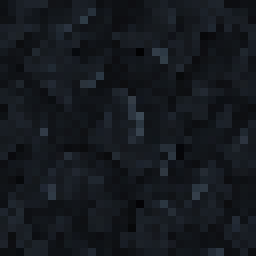
#> input picture art/sources/erez-studio-handoff/20_rift_engineer_armor/source/palette_E11_back_patch.png, 32 x 32 px, given in place of lurker_original_LS02_quarter.png, which was not available (shown 8 times larger)
$ python package_review.py
#> lines starting #> are read from the running program, lines starting #| are printed output that depends on the picture; pictures that were not available may be replaced by others from this repository, and a replacement may not be noted
from pathlib import Path
from PIL import Image,ImageDraw,ImageFont
import json,hashlib,shutil,argparse
parser=argparse.ArgumentParser();parser.add_argument('--revision',default='LS02');parser.add_argument('--baseline',default='original')
args=parser.parse_args();ROOT=Path(__file__).resolve().parents[1];REV=args.revision
reference=Path('D:/repos/erez/.codex-remote-attachments/01a18166-1151-7823-b315-5c455d286cdd/2459eb1d-d7a6-4e4d-bfce-f2a8082b6892')
(ROOT/'references').mkdir(exist_ok=True)
photos=[]
for p in sorted(reference.glob('*.jpg')):
    target=ROOT/'references'/p.name;shutil.copyfile(p,target)
    photos.append({'file':str(target.relative_to(ROOT)),'sha256':hashlib.sha256(p.read_bytes()).hexdigest(),
                   'source':'User-supplied photograph, visual anatomy reference only; not a texture or distributable game asset'})
(ROOT/'references/sources.json').write_text(json.dumps(photos,indent=2)+'\n',encoding='utf8')
font=ImageFont.truetype('C:/Windows/Fonts/arial.ttf',30)
small=ImageFont.truetype('C:/Windows/Fonts/arial.ttf',22)
baseline_label='Исходный большой паук' if args.baseline=='original' else args.baseline+' — предыдущая версия'
tiles=[(baseline_label,f'lurker_original_{REV}_quarter.png'),
       (REV+' — длинные ноги сохранены',f'lurker_{REV}_quarter.png'),
       (REV+' — спереди',f'lurker_{REV}_front.png'),
       (REV+' — сверху',f'lurker_{REV}_top.png')]
sheet=Image.new('RGB',(1600,1420),(26,30,36));draw=ImageDraw.Draw(sheet)
#> after `sheet = Image.new('RGB', (1600, 1420), (26, 30, 36))`:
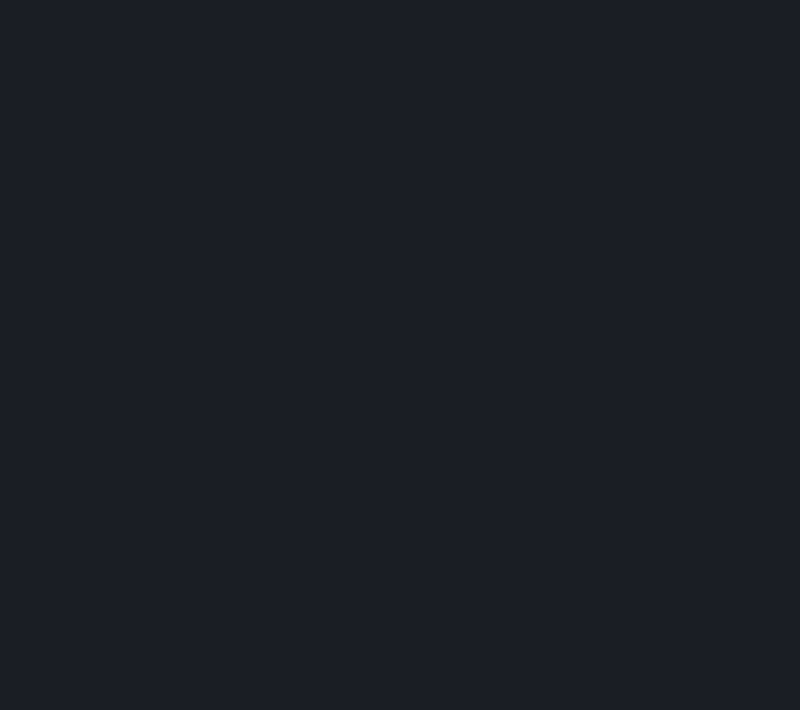
#> sheet: PIL image 1600x1420 RGB (shown at 1/2 size); mean R, G, B 26, 30, 36
draw.text((30,20),'EREZCRAFT / большой паук / '+REV,font=font,fill=(231,235,239))
subtitle='Лапы толще на 18%, кончики на 12%. Длина ног, тело, текстура и анимации сохранены.' if REV=='LS03' else 'Blender-прототип: пропорции по фото, прежние длины ног и пиксельная текстура 128×128'
if REV=='LS04':subtitle='Окраска по фото: тёмное тело, медно-рыжие колени. Геометрия LS03 и положение глаз сохранены.'
draw.text((30,62),subtitle,font=small,fill=(174,189,198))
for i,(label,filename) in enumerate(tiles):
    x=(i%2)*800;y=110+(i//2)*650
    draw.text((x+24,y),label,font=font,fill=(223,228,233))
    image=Image.open(ROOT/'preview'/filename).convert('RGB');image=image.resize((800,600),Image.Resampling.LANCZOS)
#> after `image = image.resize((800, 600), Image.Resampling.LANCZOS)`:
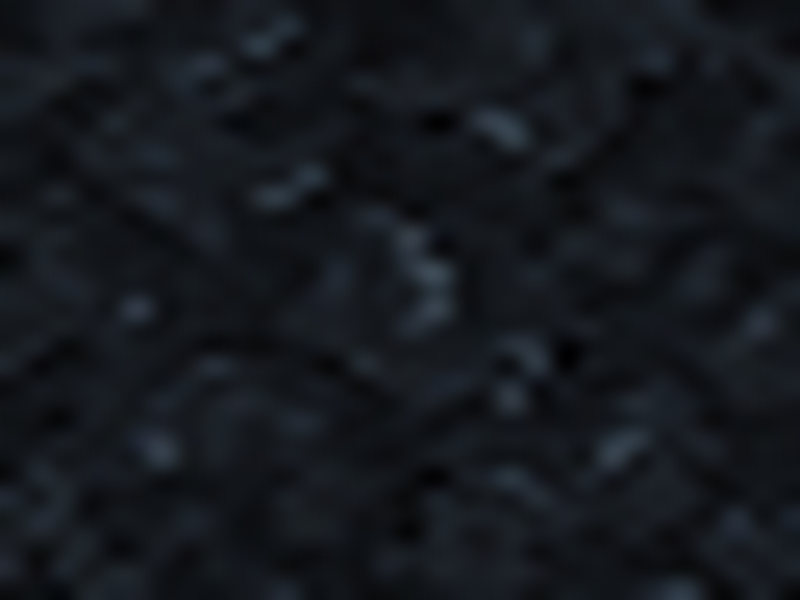
#> image: PIL image 800x600 RGB; mean R, G, B 21.1, 25, 30.2
    sheet.paste(image,(x,y+43))
#> pass 2 of the loop `for i,(label,filename) in enumerate(tiles):`:
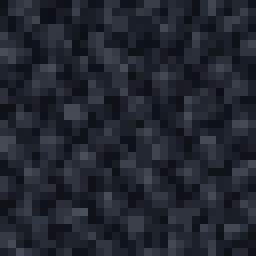
#> input picture art/sources/erez-studio-handoff/20_rift_engineer_armor/source/palette_E11_coat.png, 32 x 32 px, given in place of lurker_LS02_quarter.png, which was not available (shown 8 times larger)
#> image: PIL image 32x32 RGB
#> `image = image.resize((800, 600), Image.Resampling.LANCZOS)`:
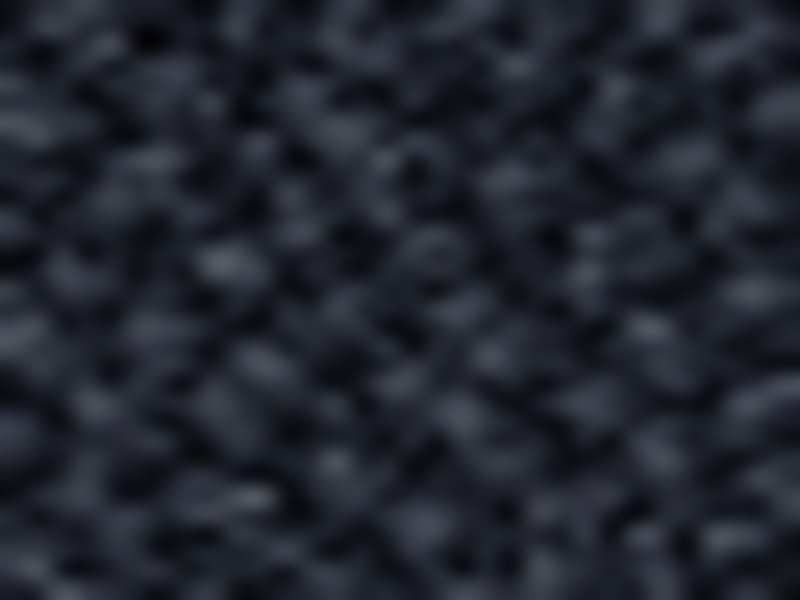
#> image: PIL image 800x600 RGB; mean R, G, B 33.8, 37.7, 47
#> `sheet.paste(image,(x,y+43))`:
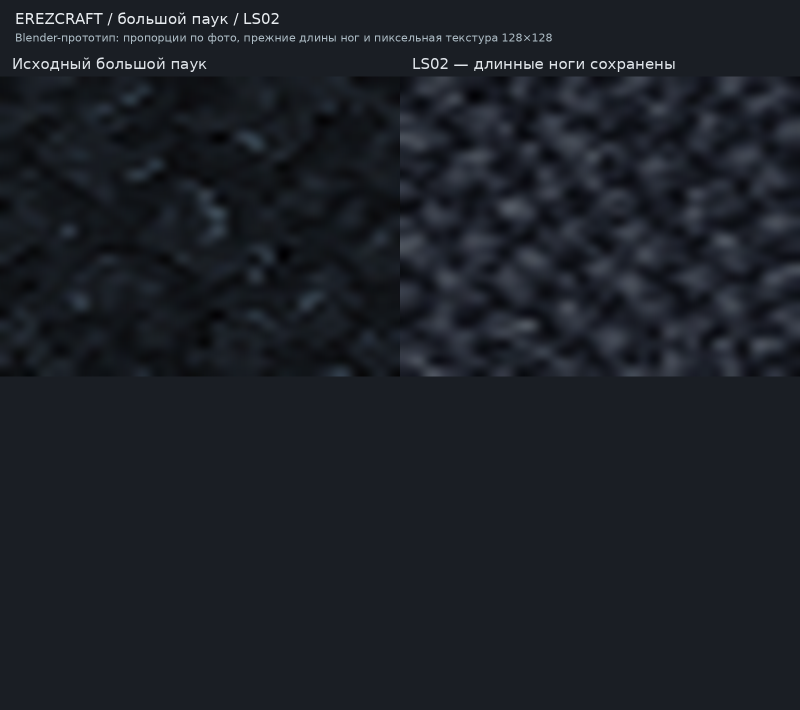
#> sheet: PIL image 1600x1420 RGB (shown at 1/2 size); mean R, G, B 27.7, 31.7, 38.2
#> (the run stopped early here; a loop or call above may not have finished)
